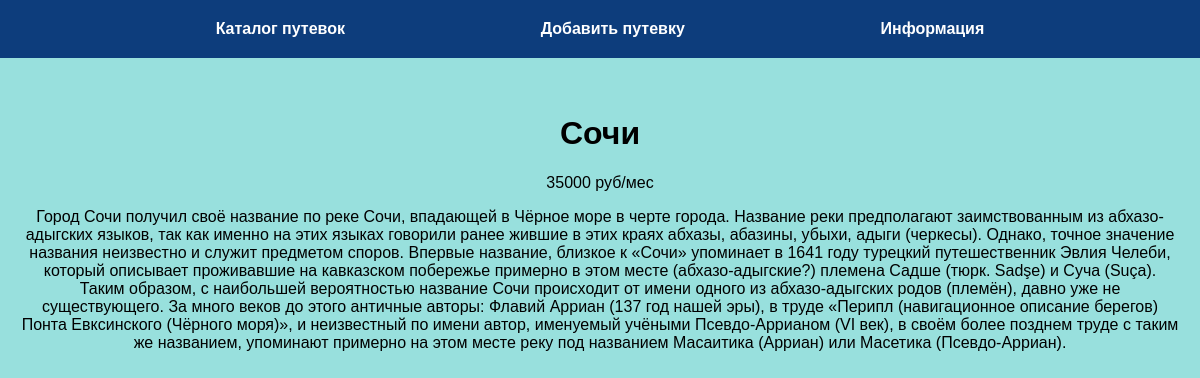
Screenshot of /post/8 with the database file from the repository.
### tables this page shows
CREATE TABLE mainmenu(
    id INTEGER PRIMARY KEY AUTOINCREMENT,
    title TEXT NOT NULL,
    url TEXT NOT NULL
);

CREATE TABLE posts(
    id INTEGER PRIMARY KEY AUTOINCREMENT,
    title TEXT NOT NULL,
    price INTEGER NOT NULL,
    description TEXT NOT NULL,
    time INTEGER NOT NULL
);

### flsite.py (the view)
@app.route('/post/<int:id_post>')
def show_post(id_post):
    db = get_db()
    dbase = FDataBase(db)
    title, price, post = dbase.get_post(id_post)
    if not title:
        abort(404)
    return render_template('post.html', title=title, price=price, post=post, menu=dbase.get_menu())

### FDataBase.py (called while the page is built)
    def get_menu(self):
        sql = "SELECT * FROM mainmenu"
        try:
            self.__cur.execute(sql)
            res = self.__cur.fetchall()
            if res:
                return res
        except IOError:
            print("Ошибка чтения из БД")
        return []

    def get_post(self, post_id):
        try:
            self.__cur.execute(f"SELECT title, price, description FROM posts WHERE id={post_id} LIMIT 1")
            res = self.__cur.fetchone()
            if res:
                return res
        except sqlite3.Error as e:
            print("Ошибка получения путевки из базы данных " + str(e))
        return False, False, False

### flsite.py (called while the page is built)
def connect_db():
    con = sqlite3.connect(app.config['DATABASE'])
    con.row_factory = sqlite3.Row
    return con

def get_db():
    if not hasattr(g, 'link_db'):
        g.link_db = connect_db()
    return g.link_db

### templates/post.html
{% extends 'base.html' %}
{% block content %}
{{ super() }}
<p>{{ price }} руб/мес</p>
{{ post|safe }}
{% endblock %}

### templates/base.html (shortened to what this page needs)
<!DOCTYPE html>
<html lang="ru">
<head>
    <link rel="stylesheet" href="{{ url_for('static', filename='css/style.css') }}">
</head>
<body>
{% block content %}
    {% block mainmenu %}
        <ul class="menu">
            {% for m in menu %}
            <li><a href="{{ m.url }}">{{ m.title }}</a></li>
            {% endfor %}
        </ul>
    {% endblock %}
<div class="content">
    {% if title %}
    <h1>{{ title }}</h1>
    {% else %}
    <h1>Rubytravel</h1>
    {% endif %}
    {% endblock %}
</div>
</body>
</html>

### static/css/style.css (style rules this page uses)
body { background: rgb(152, 224, 221); margin: 0; padding: 0; font-family: Verdana, Geneva, Tahoma, sans-serif; }
.menu { display: flex; justify-content:space-evenly; list-style: none; background: rgb(13, 61, 124); padding: 20px; margin-top: 0; }
.content { max-width: 1200px; margin: 0 auto; padding: 20px; box-sizing: border-box; text-align: center; }
.menu a { font-weight: bold; color: white; text-decoration: none; }
ul { list-style: none; padding: 0; }

### rows the page displays
mainmenu: title "Каталог путевок"
mainmenu: title "Добавить путевку"
mainmenu: title "Информация"
posts: title "Сочи", price "35000", description "Город Сочи получил своё название по реке Сочи, впадающей в Чёрное море в черте города. Название реки предполагают заимствованным из абхазо-адыгских языков, так как именно на этих языках говорили ранее жившие в этих краях абхазы, абазины, убыхи, адыги (черкесы). Однако, точное значение названия неизвестно и служит предметом споров. Впервые название, близкое к «Сочи» упоминает в 1641 году турецкий путешественник Эвлия Челеби, который описывает проживавшие на кавказском побережье примерно в этом месте (абхазо-адыгские?) племена Садше (тюрк. Sadşe) и Суча (Suça). Таким образом, с наибольшей вероятностью название Сочи происходит от имени одного из абхазо-адыгских родов (племён), давно уже не…"
